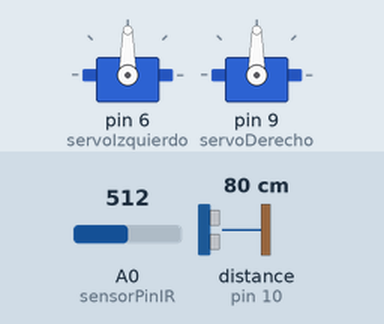
This sketch was run on a simulated Arduino Uno, built with avr-gcc and run on an emulated ATmega328P. Shown: 2 × servo. The test bench sets the inputs (shaded band); at power-on: distance to the obstacle (sensor on pin 10) 80 cm, A0 (sensorPinIR) = 512. The echo pulse lasts 58.3 µs per cm.

Above: at 2.8 s.
2.9 s: distance to the obstacle (sensor on pin 10) set to 2 cm
At 4.6 s:
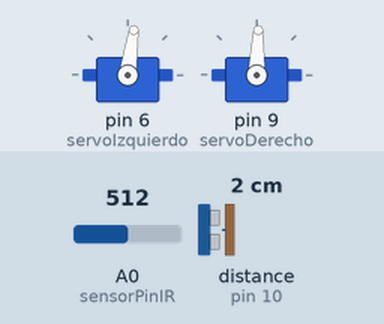
5.6 s: distance to the obstacle (sensor on pin 10) set to 6 cm
At 6.6 s:
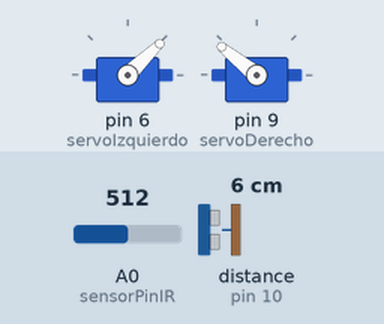
8.3 s: distance to the obstacle (sensor on pin 10) set to 4 cm
At 8.7 s:
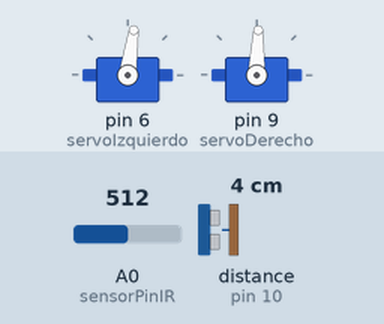
11.0 s: distance to the obstacle (sensor on pin 10) set to 9 cm
At 11.9 s:
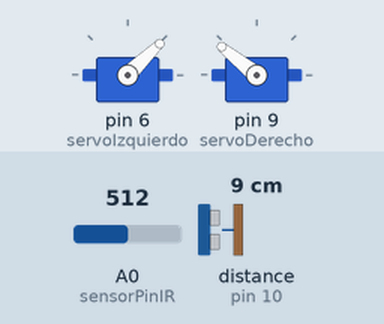
Timing chart, 0 to 14.0 s (numbered marks = the images above; inputs shaded):
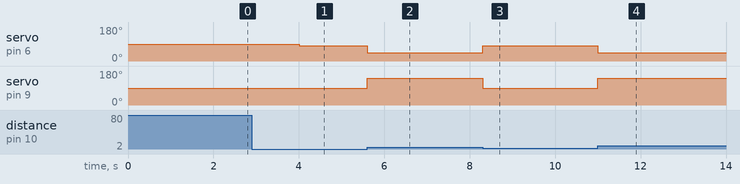

The sketch:

Laberinto.ino
```cpp
/*********************/
/***** LABERINTO *****/
/*********************/
/* Este programa lo que hará es que battBot
sea capaz de salir de un laberinto*/

//Librerias
//---------------
#include <Servo.h>
#include <Ultrasonic.h>

//Constantes
//----------------
#define derechoParada 1450
#define izquierdoParada 1390
#define derechoAdelante 2000
#define izquierdoAdelante 1000
#define derechoAtras 1000
#define izquierdoAtras 2000

//Variables
//-----------------
int ir_derecha;
int ir_izquierda;

Servo servoIzquierdo; //Servo izquierdo (Pin 6)
Servo servoDerecho; //Servo derecho (Pin 9)
Servo servoMicro; //Micro servo (Pin 1)


Ultrasonic ultrasonic(11,10); //(Trig Pin, Echo Pin)

int sensorPinIR = 0; //Pin Sensor IR
int valIR; //Valor que toma el sensor IR

void setup() {
  // put your setup code here, to run once:
  servoIzquierdo.attach(6); //Conexión servo izquierdo
  servoDerecho.attach(9); //Conexión servo derecho

}

void loop() {
  // put your main code here, to run repeatedly:
  if (ultrasonic.Ranging(CM)<5){
    servoIzquierdo.writeMicroseconds(izquierdoParada);
    servoDerecho.writeMicroseconds(derechoParada);

    valIR = analogRead(sensorPinIR); //Leer el valor que llega de la señal

  }else if (valIR<5){
      servoMicro.write(180);
      delay(1000);
      servoMicro.write(0);
      delay(1000);
  }else{
    servoIzquierdo.writeMicroseconds(izquierdoAdelante);
    servoDerecho.writeMicroseconds(derechoAdelante);
  }
}
```

Measured:
- the behaviour switches between 4 and 5 cm on distance to the obstacle (sensor on pin 10) (found by bisection; images 1 and 2)
- after the input at 2.9 s, servo on pin 6 (servoIzquierdo): 90° → 82° after 1.1 s; servo on pin 9 (servoDerecho): 90° → 88° after 1.1 s
- after the input at 5.6 s, servo on pin 6 (servoIzquierdo): 82° → 44° at once; servo on pin 9 (servoDerecho): 88° → 141° at once
- after the input at 8.3 s, servo on pin 6 (servoIzquierdo): 44° → 82° at once; servo on pin 9 (servoDerecho): 141° → 88° at once
- after the input at 11.0 s, servo on pin 6 (servoIzquierdo): 82° → 44° at once; servo on pin 9 (servoDerecho): 88° → 141° at once
